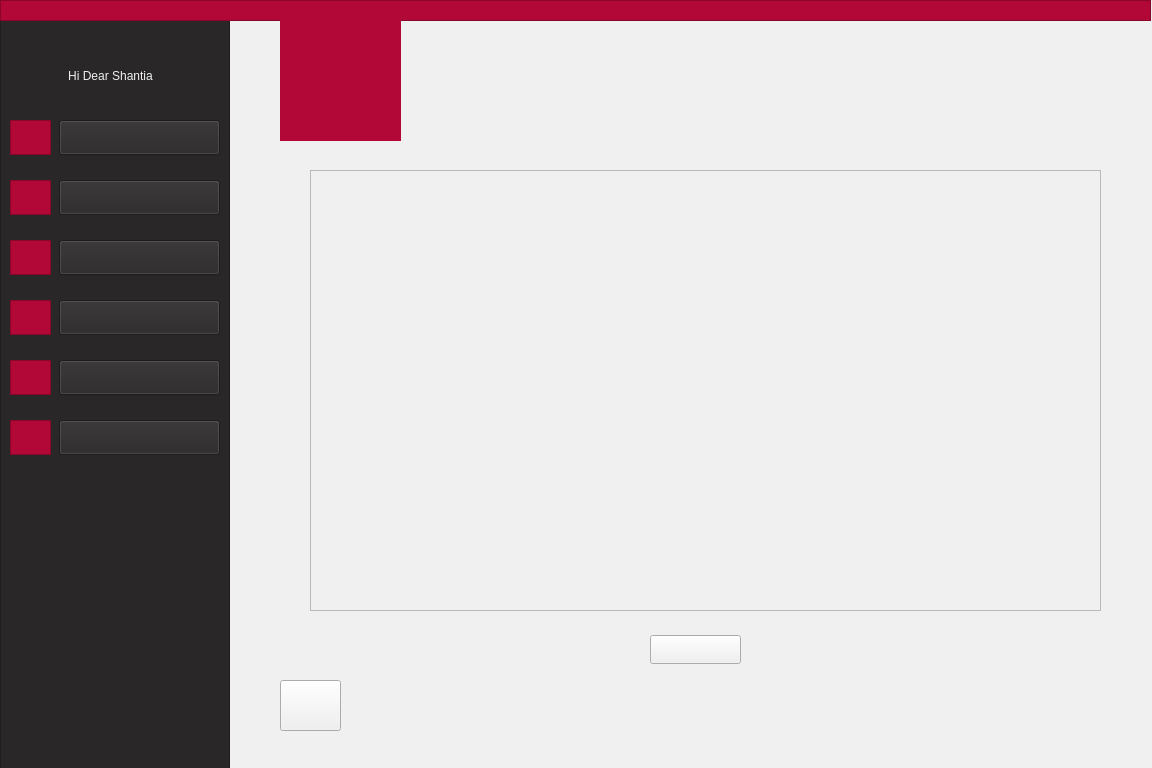
<?xml version="1.0" encoding="UTF-8"?>
<ui version="4.0">
 <class>TeacherStudentSetScore</class>
 <widget class="QWidget" name="TeacherStudentSetScore">
  <property name="geometry">
   <rect>
    <x>0</x>
    <y>0</y>
    <width>1152</width>
    <height>768</height>
   </rect>
  </property>
  <property name="minimumSize">
   <size>
    <width>1152</width>
    <height>768</height>
   </size>
  </property>
  <property name="windowTitle">
   <string>Form</string>
  </property>
  <property name="styleSheet">
   <string notr="true">background-color: rgb(240, 240, 240);</string>
  </property>
  <widget class="QLabel" name="label_14">
   <property name="geometry">
    <rect>
     <x>280</x>
     <y>680</y>
     <width>41</width>
     <height>46</height>
    </rect>
   </property>
   <property name="styleSheet">
    <string>font: 9pt &quot;Montserrat&quot;;
color: rgb(178, 8, 55);</string>
   </property>
   <property name="text">
    <string/>
   </property>
   <property name="pixmap">
    <pixmap resource="arrowIcon.qrc">:/new/prefix1/icons8-left-arrow-50.png</pixmap>
   </property>
   <property name="scaledContents">
    <bool>true</bool>
   </property>
  </widget>
  <widget class="QPushButton" name="backToMenu">
   <property name="geometry">
    <rect>
     <x>280</x>
     <y>680</y>
     <width>61</width>
     <height>51</height>
    </rect>
   </property>
   <property name="text">
    <string/>
   </property>
  </widget>
  <widget class="QScrollArea" name="scrollArea">
   <property name="geometry">
    <rect>
     <x>310</x>
     <y>170</y>
     <width>791</width>
     <height>441</height>
    </rect>
   </property>
   <property name="widgetResizable">
    <bool>true</bool>
   </property>
   <widget class="QWidget" name="scrollAreaWidgetContents">
    <property name="geometry">
     <rect>
      <x>0</x>
      <y>0</y>
      <width>789</width>
      <height>439</height>
     </rect>
    </property>
    <layout class="QVBoxLayout" name="verticalLayout_3">
     <item>
      <layout class="QVBoxLayout" name="verticalLayout_2"/>
     </item>
    </layout>
   </widget>
  </widget>
  <widget class="QFrame" name="frame_2">
   <property name="geometry">
    <rect>
     <x>0</x>
     <y>20</y>
     <width>230</width>
     <height>768</height>
    </rect>
   </property>
   <property name="styleSheet">
    <string notr="true">background-color: rgb(41, 39, 40);
border-color: rgb(41, 39, 40);</string>
   </property>
   <property name="frameShape">
    <enum>QFrame::StyledPanel</enum>
   </property>
   <property name="frameShadow">
    <enum>QFrame::Raised</enum>
   </property>
   <widget class="QPushButton" name="pushButton">
    <property name="geometry">
     <rect>
      <x>59</x>
      <y>100</y>
      <width>161</width>
      <height>35</height>
     </rect>
    </property>
    <property name="styleSheet">
     <string notr="true">font: 11pt &quot;Montserrat&quot;;
</string>
    </property>
    <property name="text">
     <string/>
    </property>
   </widget>
   <widget class="QPushButton" name="pushButton_2">
    <property name="geometry">
     <rect>
      <x>59</x>
      <y>160</y>
      <width>161</width>
      <height>35</height>
     </rect>
    </property>
    <property name="styleSheet">
     <string notr="true">font: 11pt &quot;Montserrat&quot;;
</string>
    </property>
    <property name="text">
     <string/>
    </property>
   </widget>
   <widget class="QPushButton" name="pushButton_3">
    <property name="geometry">
     <rect>
      <x>59</x>
      <y>220</y>
      <width>161</width>
      <height>35</height>
     </rect>
    </property>
    <property name="styleSheet">
     <string notr="true">font: 11pt &quot;Montserrat&quot;;
</string>
    </property>
    <property name="text">
     <string/>
    </property>
   </widget>
   <widget class="QPushButton" name="pushButton_4">
    <property name="geometry">
     <rect>
      <x>59</x>
      <y>280</y>
      <width>161</width>
      <height>35</height>
     </rect>
    </property>
    <property name="styleSheet">
     <string notr="true">font: 11pt &quot;Montserrat&quot;;
</string>
    </property>
    <property name="text">
     <string/>
    </property>
   </widget>
   <widget class="QPushButton" name="pushButton_5">
    <property name="geometry">
     <rect>
      <x>59</x>
      <y>340</y>
      <width>161</width>
      <height>35</height>
     </rect>
    </property>
    <property name="styleSheet">
     <string notr="true">font: 11pt &quot;Montserrat&quot;;
</string>
    </property>
    <property name="text">
     <string/>
    </property>
   </widget>
   <widget class="QPushButton" name="pushButton_6">
    <property name="geometry">
     <rect>
      <x>59</x>
      <y>400</y>
      <width>161</width>
      <height>35</height>
     </rect>
    </property>
    <property name="styleSheet">
     <string notr="true">font: 11pt &quot;Montserrat&quot;;
</string>
    </property>
    <property name="text">
     <string/>
    </property>
   </widget>
   <widget class="QFrame" name="frame_3">
    <property name="geometry">
     <rect>
      <x>10</x>
      <y>100</y>
      <width>41</width>
      <height>35</height>
     </rect>
    </property>
    <property name="styleSheet">
     <string notr="true">background-color: rgb(178, 8, 55);
border-color: rgb(178, 8, 55);</string>
    </property>
    <property name="frameShape">
     <enum>QFrame::StyledPanel</enum>
    </property>
    <property name="frameShadow">
     <enum>QFrame::Raised</enum>
    </property>
    <widget class="QLabel" name="label_21">
     <property name="geometry">
      <rect>
       <x>5</x>
       <y>2</y>
       <width>31</width>
       <height>31</height>
      </rect>
     </property>
     <property name="styleSheet">
      <string notr="true"/>
     </property>
     <property name="text">
      <string/>
     </property>
     <property name="pixmap">
      <pixmap resource="icon.qrc">:/icon/profile.png</pixmap>
     </property>
     <property name="scaledContents">
      <bool>true</bool>
     </property>
    </widget>
   </widget>
   <widget class="QFrame" name="frame_5">
    <property name="geometry">
     <rect>
      <x>10</x>
      <y>160</y>
      <width>41</width>
      <height>35</height>
     </rect>
    </property>
    <property name="cursor">
     <cursorShape>ArrowCursor</cursorShape>
    </property>
    <property name="styleSheet">
     <string notr="true">background-color: rgb(178, 8, 55);
border-color: rgb(178, 8, 55);</string>
    </property>
    <property name="frameShape">
     <enum>QFrame::StyledPanel</enum>
    </property>
    <property name="frameShadow">
     <enum>QFrame::Raised</enum>
    </property>
    <widget class="QLabel" name="label_18">
     <property name="geometry">
      <rect>
       <x>5</x>
       <y>2</y>
       <width>31</width>
       <height>31</height>
      </rect>
     </property>
     <property name="text">
      <string/>
     </property>
     <property name="pixmap">
      <pixmap resource="icon.qrc">:/icon/message.png</pixmap>
     </property>
     <property name="scaledContents">
      <bool>true</bool>
     </property>
    </widget>
   </widget>
   <widget class="QFrame" name="frame_6">
    <property name="geometry">
     <rect>
      <x>10</x>
      <y>220</y>
      <width>41</width>
      <height>35</height>
     </rect>
    </property>
    <property name="styleSheet">
     <string notr="true">background-color: rgb(178, 8, 55);
border-color: rgb(178, 8, 55);</string>
    </property>
    <property name="frameShape">
     <enum>QFrame::StyledPanel</enum>
    </property>
    <property name="frameShadow">
     <enum>QFrame::Raised</enum>
    </property>
    <widget class="QLabel" name="label_10">
     <property name="geometry">
      <rect>
       <x>5</x>
       <y>2</y>
       <width>31</width>
       <height>31</height>
      </rect>
     </property>
     <property name="text">
      <string/>
     </property>
     <property name="pixmap">
      <pixmap resource="icon.qrc">:/icon/information.png</pixmap>
     </property>
     <property name="scaledContents">
      <bool>true</bool>
     </property>
    </widget>
   </widget>
   <widget class="QFrame" name="frame_7">
    <property name="geometry">
     <rect>
      <x>10</x>
      <y>280</y>
      <width>41</width>
      <height>35</height>
     </rect>
    </property>
    <property name="styleSheet">
     <string notr="true">background-color: rgb(178, 8, 55);
border-color: rgb(178, 8, 55);</string>
    </property>
    <property name="frameShape">
     <enum>QFrame::StyledPanel</enum>
    </property>
    <property name="frameShadow">
     <enum>QFrame::Raised</enum>
    </property>
    <widget class="QLabel" name="label_19">
     <property name="geometry">
      <rect>
       <x>5</x>
       <y>2</y>
       <width>31</width>
       <height>31</height>
      </rect>
     </property>
     <property name="text">
      <string/>
     </property>
     <property name="pixmap">
      <pixmap resource="icon.qrc">:/icon/upload-mail.png</pixmap>
     </property>
     <property name="scaledContents">
      <bool>true</bool>
     </property>
    </widget>
   </widget>
   <widget class="QFrame" name="frame_8">
    <property name="geometry">
     <rect>
      <x>10</x>
      <y>340</y>
      <width>41</width>
      <height>35</height>
     </rect>
    </property>
    <property name="styleSheet">
     <string notr="true">background-color: rgb(178, 8, 55);
border-color: rgb(178, 8, 55);</string>
    </property>
    <property name="frameShape">
     <enum>QFrame::StyledPanel</enum>
    </property>
    <property name="frameShadow">
     <enum>QFrame::Raised</enum>
    </property>
    <widget class="QLabel" name="label_11">
     <property name="geometry">
      <rect>
       <x>5</x>
       <y>2</y>
       <width>31</width>
       <height>31</height>
      </rect>
     </property>
     <property name="text">
      <string/>
     </property>
     <property name="pixmap">
      <pixmap resource="icon.qrc">:/icon/schedule.png</pixmap>
     </property>
     <property name="scaledContents">
      <bool>true</bool>
     </property>
    </widget>
   </widget>
   <widget class="QFrame" name="frame_9">
    <property name="geometry">
     <rect>
      <x>10</x>
      <y>400</y>
      <width>41</width>
      <height>35</height>
     </rect>
    </property>
    <property name="styleSheet">
     <string notr="true">background-color: rgb(178, 8, 55);
border-color: rgb(178, 8, 55);</string>
    </property>
    <property name="frameShape">
     <enum>QFrame::StyledPanel</enum>
    </property>
    <property name="frameShadow">
     <enum>QFrame::Raised</enum>
    </property>
    <widget class="QLabel" name="label_12">
     <property name="geometry">
      <rect>
       <x>5</x>
       <y>2</y>
       <width>31</width>
       <height>31</height>
      </rect>
     </property>
     <property name="text">
      <string/>
     </property>
     <property name="pixmap">
      <pixmap resource="second-icon.qrc">:/secong gr/scorecard.png</pixmap>
     </property>
     <property name="scaledContents">
      <bool>true</bool>
     </property>
    </widget>
   </widget>
   <widget class="QLabel" name="label_2">
    <property name="geometry">
     <rect>
      <x>20</x>
      <y>40</y>
      <width>181</width>
      <height>31</height>
     </rect>
    </property>
    <property name="styleSheet">
     <string notr="true">font: 11pt &quot;Montserrat&quot;;
color: rgb(240, 240, 240);</string>
    </property>
    <property name="text">
     <string>Hi Dear Shantia</string>
    </property>
    <property name="alignment">
     <set>Qt::AlignCenter</set>
    </property>
   </widget>
   <widget class="QLabel" name="label_3">
    <property name="geometry">
     <rect>
      <x>110</x>
      <y>100</y>
      <width>61</width>
      <height>30</height>
     </rect>
    </property>
    <property name="autoFillBackground">
     <bool>false</bool>
    </property>
    <property name="styleSheet">
     <string notr="true">font: 11pt &quot;Montserrat&quot;;
color: rgb(240, 240, 240);</string>
    </property>
    <property name="lineWidth">
     <number>0</number>
    </property>
    <property name="text">
     <string>Profile</string>
    </property>
    <property name="alignment">
     <set>Qt::AlignCenter</set>
    </property>
   </widget>
   <widget class="QLabel" name="label_4">
    <property name="geometry">
     <rect>
      <x>90</x>
      <y>160</y>
      <width>101</width>
      <height>30</height>
     </rect>
    </property>
    <property name="styleSheet">
     <string notr="true">font: 11pt &quot;Montserrat&quot;;
color: rgb(240, 240, 240);</string>
    </property>
    <property name="text">
     <string>Messages</string>
    </property>
    <property name="alignment">
     <set>Qt::AlignCenter</set>
    </property>
   </widget>
   <widget class="QLabel" name="label_5">
    <property name="geometry">
     <rect>
      <x>60</x>
      <y>220</y>
      <width>161</width>
      <height>30</height>
     </rect>
    </property>
    <property name="styleSheet">
     <string notr="true">font: 11pt &quot;Montserrat&quot;;
color: rgb(240, 240, 240);</string>
    </property>
    <property name="text">
     <string>Class Information</string>
    </property>
    <property name="alignment">
     <set>Qt::AlignCenter</set>
    </property>
   </widget>
   <widget class="QLabel" name="label_6">
    <property name="geometry">
     <rect>
      <x>70</x>
      <y>280</y>
      <width>141</width>
      <height>30</height>
     </rect>
    </property>
    <property name="styleSheet">
     <string notr="true">font: 11pt &quot;Montserrat&quot;;
color: rgb(240, 240, 240);</string>
    </property>
    <property name="text">
     <string>Send Assertion</string>
    </property>
    <property name="alignment">
     <set>Qt::AlignCenter</set>
    </property>
   </widget>
   <widget class="QLabel" name="label_7">
    <property name="geometry">
     <rect>
      <x>60</x>
      <y>340</y>
      <width>161</width>
      <height>30</height>
     </rect>
    </property>
    <property name="styleSheet">
     <string notr="true">font: 11pt &quot;Montserrat&quot;;
color: rgb(240, 240, 240);</string>
    </property>
    <property name="text">
     <string>Weekly Schedule</string>
    </property>
    <property name="alignment">
     <set>Qt::AlignCenter</set>
    </property>
   </widget>
   <widget class="QLabel" name="label_8">
    <property name="geometry">
     <rect>
      <x>70</x>
      <y>400</y>
      <width>131</width>
      <height>30</height>
     </rect>
    </property>
    <property name="styleSheet">
     <string notr="true">font: 11pt &quot;Montserrat&quot;;
color: rgb(240, 240, 240);</string>
    </property>
    <property name="text">
     <string>Record Scores</string>
    </property>
    <property name="alignment">
     <set>Qt::AlignCenter</set>
    </property>
   </widget>
   <zorder>frame_3</zorder>
   <zorder>frame_5</zorder>
   <zorder>frame_6</zorder>
   <zorder>frame_7</zorder>
   <zorder>frame_8</zorder>
   <zorder>frame_9</zorder>
   <zorder>label_2</zorder>
   <zorder>label_3</zorder>
   <zorder>label_4</zorder>
   <zorder>label_6</zorder>
   <zorder>label_7</zorder>
   <zorder>label_8</zorder>
   <zorder>pushButton</zorder>
   <zorder>pushButton_2</zorder>
   <zorder>pushButton_4</zorder>
   <zorder>pushButton_5</zorder>
   <zorder>pushButton_6</zorder>
   <zorder>label_5</zorder>
   <zorder>pushButton_3</zorder>
  </widget>
  <widget class="QLabel" name="label">
   <property name="geometry">
    <rect>
     <x>280</x>
     <y>20</y>
     <width>121</width>
     <height>121</height>
    </rect>
   </property>
   <property name="styleSheet">
    <string notr="true">background-color: rgb(178, 8, 55);
border-color: rgb(178, 8, 55);
</string>
   </property>
   <property name="text">
    <string/>
   </property>
   <property name="pixmap">
    <pixmap>:/AjaxLogo/filename.jpg</pixmap>
   </property>
   <property name="scaledContents">
    <bool>true</bool>
   </property>
   <property name="alignment">
    <set>Qt::AlignCenter</set>
   </property>
  </widget>
  <widget class="QLabel" name="label_9">
   <property name="geometry">
    <rect>
     <x>285</x>
     <y>20</y>
     <width>111</width>
     <height>111</height>
    </rect>
   </property>
   <property name="styleSheet">
    <string notr="true">background-color: rgb(178, 8, 55);</string>
   </property>
   <property name="text">
    <string/>
   </property>
   <property name="pixmap">
    <pixmap resource="pictures.qrc">:/logo/filename.jpg</pixmap>
   </property>
   <property name="scaledContents">
    <bool>true</bool>
   </property>
  </widget>
  <widget class="QFrame" name="frame">
   <property name="geometry">
    <rect>
     <x>0</x>
     <y>0</y>
     <width>1151</width>
     <height>21</height>
    </rect>
   </property>
   <property name="styleSheet">
    <string notr="true">background-color: rgb(178, 8, 55);
border-color: rgb(178, 8, 55);</string>
   </property>
   <property name="frameShape">
    <enum>QFrame::StyledPanel</enum>
   </property>
   <property name="frameShadow">
    <enum>QFrame::Raised</enum>
   </property>
  </widget>
  <widget class="QLabel" name="label_13">
   <property name="geometry">
    <rect>
     <x>660</x>
     <y>640</y>
     <width>81</width>
     <height>20</height>
    </rect>
   </property>
   <property name="styleSheet">
    <string notr="true">font: 9pt &quot;Montserrat&quot;;
color: rgb(178, 8, 55);</string>
   </property>
   <property name="text">
    <string>Set Scores</string>
   </property>
  </widget>
  <widget class="QPushButton" name="SetScore">
   <property name="geometry">
    <rect>
     <x>650</x>
     <y>635</y>
     <width>91</width>
     <height>29</height>
    </rect>
   </property>
   <property name="text">
    <string/>
   </property>
  </widget>
  <zorder>label_14</zorder>
  <zorder>backToMenu</zorder>
  <zorder>scrollArea</zorder>
  <zorder>frame_2</zorder>
  <zorder>frame</zorder>
  <zorder>label</zorder>
  <zorder>label_9</zorder>
  <zorder>label_13</zorder>
  <zorder>SetScore</zorder>
 </widget>
 <resources>
  <include location="pictures.qrc"/>
  <include location="arrowIcon.qrc"/>
  <include location="second-icon.qrc"/>
  <include location="icon.qrc"/>
 </resources>
 <connections/>
</ui>
